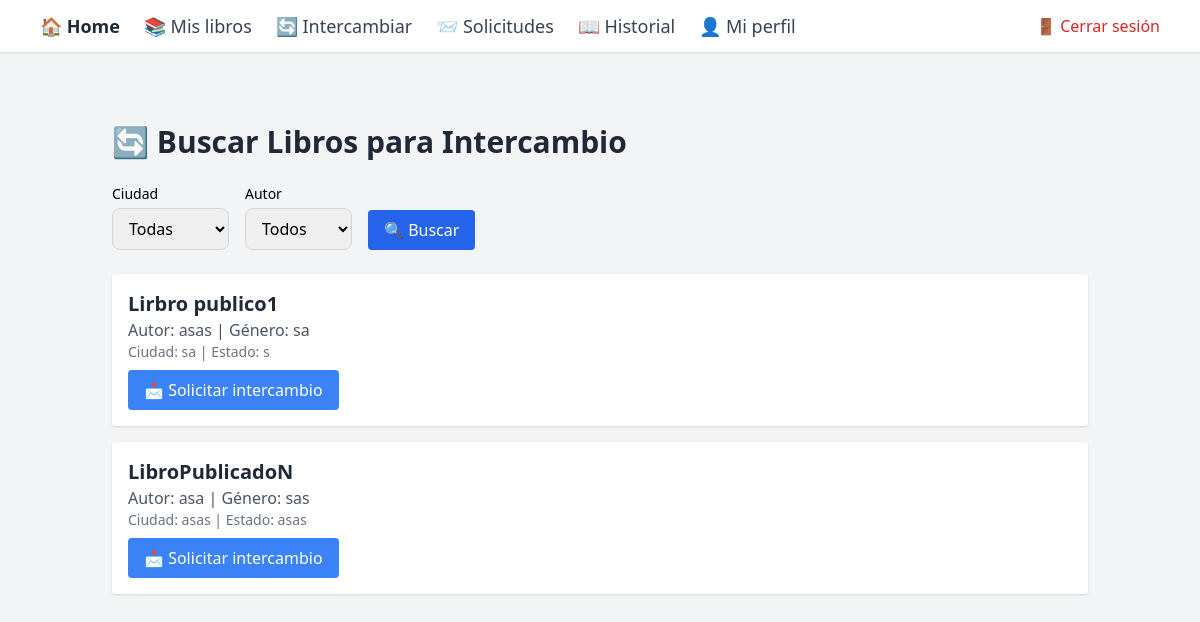
/books/intercambiar/ (signed in), run on the app's committed database.
### books/models.py (models this page shows, shortened)
class Book(models.Model):
    owner = models.ForeignKey(CustomUser, on_delete=models.CASCADE, verbose_name="Propietario")
    title = models.CharField(max_length=255, verbose_name="Título")
    author = models.CharField(max_length=255, verbose_name="Autor")
    genre = models.CharField(max_length=100, verbose_name="Género")
    condition = models.CharField(max_length=100, verbose_name="Condición")
    location = models.CharField(max_length=255, verbose_name="Ubicación")
    created_at = models.DateTimeField(auto_now_add=True, verbose_name="Fecha de creación")
    available = models.BooleanField(default=True, verbose_name="Disponible")

### books/views.py (the view)
# urls.py: path('intercambiar/', exchange_books_view, name='exchange_books'),
@login_required
def exchange_books_view(request):
    city_filter = request.GET.get('city', '')
    author_filter = request.GET.get('author', '')
    books = Book.objects.exclude(owner=request.user).filter(available=True)
    if city_filter:
        books = books.filter(location__icontains=city_filter)
    if author_filter:
        books = books.filter(author__icontains=author_filter)
    cities = Book.objects.exclude(owner=request.user).values_list('location', flat=True).distinct()
    authors = Book.objects.exclude(owner=request.user).values_list('author', flat=True).distinct()
    return render(request, 'books/exchange_books.html', {
        'books': books,
        'cities': sorted(set(cities)),
        'authors': sorted(set(authors)),
        'selected_city': city_filter,
        'selected_author': author_filter
    })

### templates/books/exchange_books.html (shortened to what this page needs)
{% extends 'products/base.html' %}
{% block content %}
<div class="max-w-5xl mx-auto py-10 px-6">
    <h1 class="text-3xl font-bold text-gray-800 mb-6">🔄 Buscar Libros para Intercambio</h1>
    <form method="get" class="mb-6 flex flex-wrap gap-4">
        <div>
            <label class="block mb-1 text-sm font-medium">Ciudad</label>
            <select name="city" class="w-full px-3 py-2 border border-gray-300 rounded-lg">
                <option value="">Todas</option>
            </select>
        </div>
        <div>
            <label class="block mb-1 text-sm font-medium">Autor</label>
            <select name="author" class="w-full px-3 py-2 border border-gray-300 rounded-lg">
                <option value="">Todos</option>
            </select>
        </div>
        <div class="flex items-end">
            <button type="submit" class="bg-blue-600 hover:bg-blue-700 text-white px-4 py-2 rounded">
                🔍 Buscar
            </button>
        </div>
    </form>
    {% if books %}
        <ul class="space-y-4">
            {% for book in books %}
                <li class="bg-white p-4 rounded shadow">
                    <h2 class="text-xl font-bold text-gray-800">{{ book.title }}</h2>
                    <p class="text-gray-600">Autor: {{ book.author }} | Género: {{ book.genre }}</p>
                    <p class="text-gray-500 text-sm">Ciudad: {{ book.location }} | Estado: {{ book.condition }}</p>
                    {% if book.owner != user %}
                        <form method="post" action="{% url 'send_exchange_request' book.id %}">
                            <button type="submit" class="mt-2 bg-blue-500 hover:bg-blue-600 text-white px-4 py-2 rounded">
                                📩 Solicitar intercambio
                            </button>
                        </form>
                    {% endif %}
                </li>
            {% endfor %}
        </ul>
    {% else %}
        <p class="text-gray-600">No se encontraron libros con esos filtros.</p>
    {% endif %}
</div>
{% endblock %}

### data on the page
Book: title "Lirbro publico1", author "asas", genre "sa", location "sa", condition "s", shows "📩 Solicitar intercambio"
Book: title "LibroPublicadoN", author "asa", genre "sas", location "asas", condition "asas", shows "📩 Solicitar intercambio"
